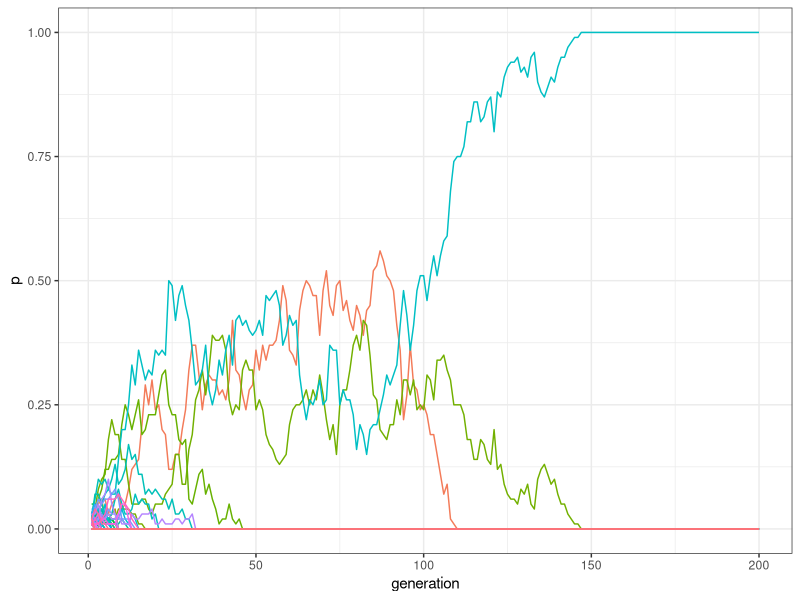
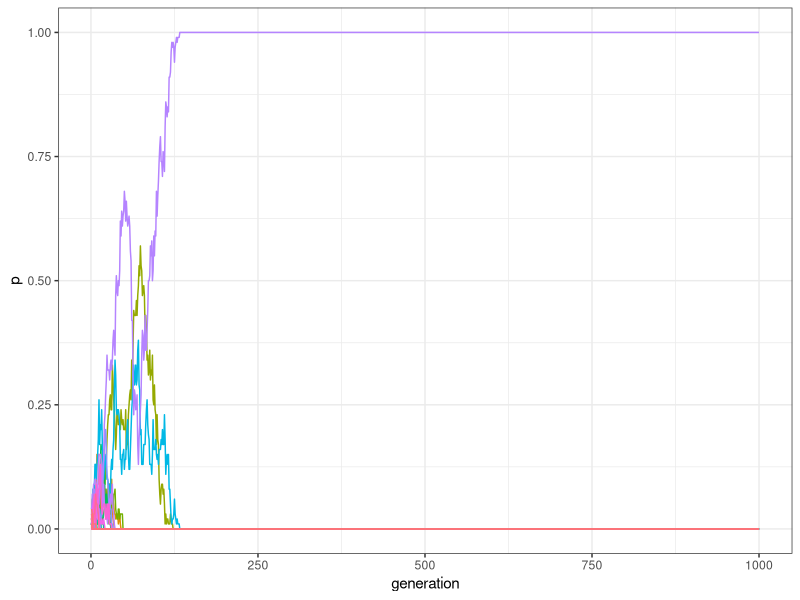
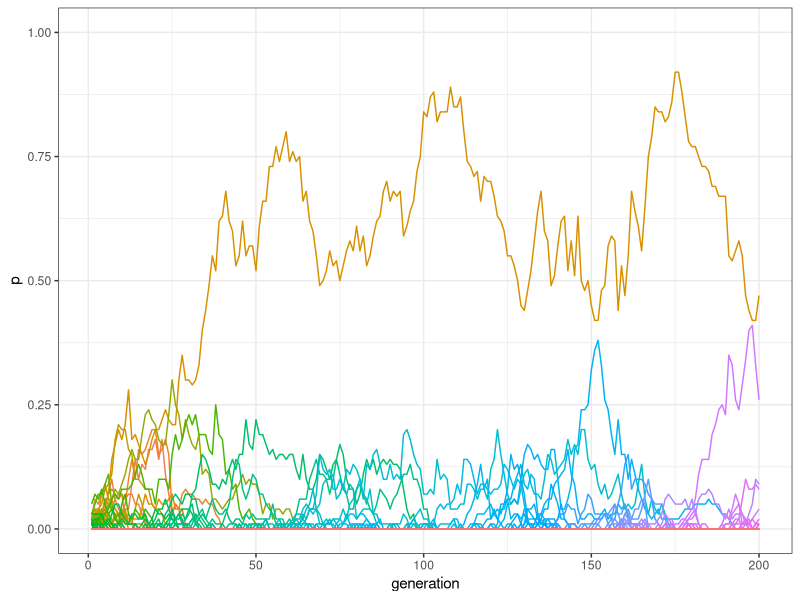
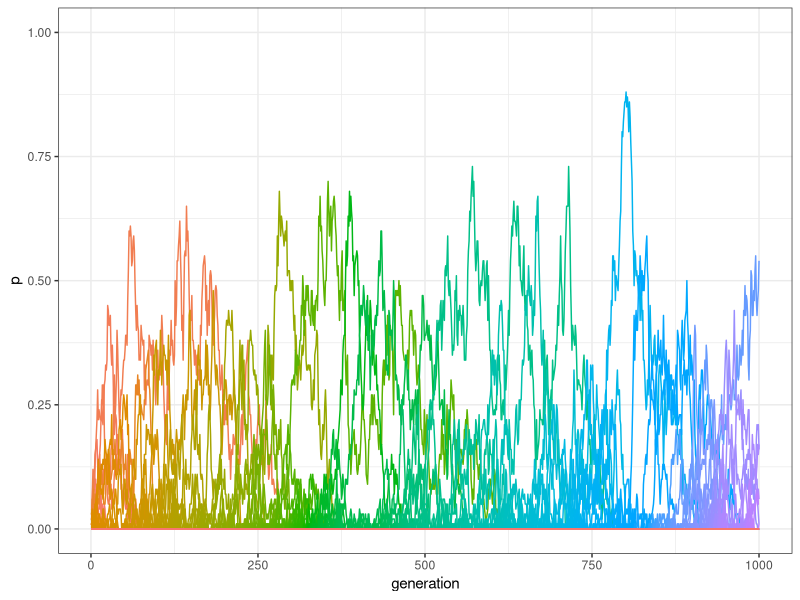
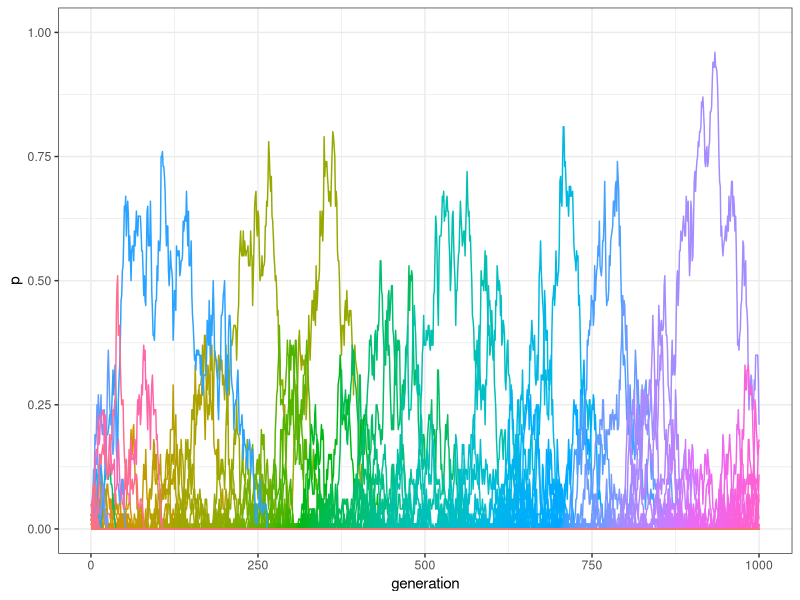
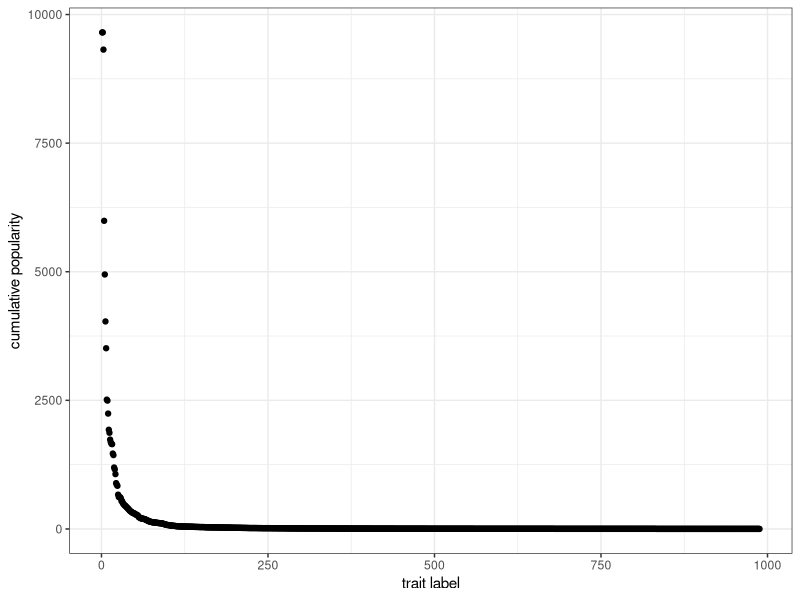
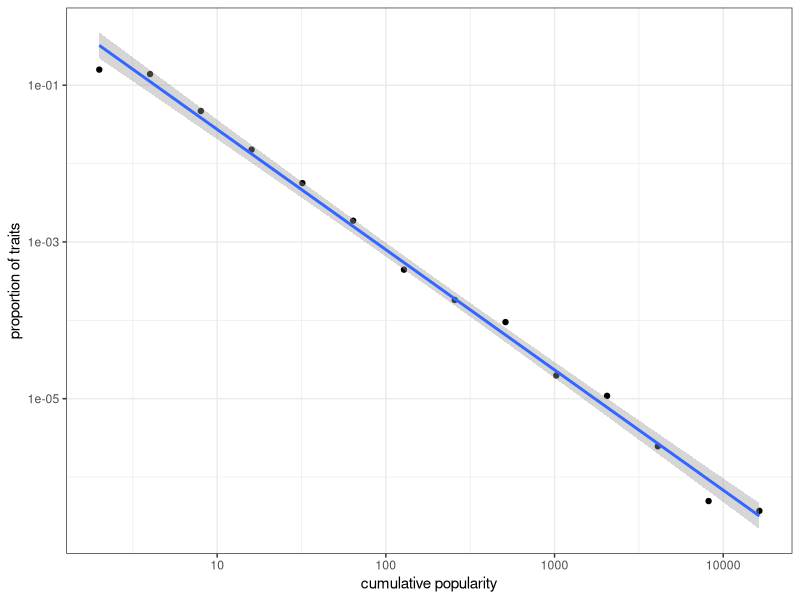

Generate these figures, in order, with R:
## ---- chunk 1
library(tidyverse)
N <- 100
population <- tibble(trait = sample(1:N, N, replace = TRUE))
## ---- chunk 2
population
## ---- chunk 3
multiple_traits <- function(N, t_max) {
  
  output <- tibble(trait = as.factor(rep(1:N, each = t_max)), generation = rep(1:t_max, N), p = as.numeric(rep(NA, t_max * N)))

  population <- tibble(trait = sample(1:N, N, replace = TRUE))  # create first generation
  
  output[output$generation == 1, ]$p <- tabulate(population$trait, nbins = N) / N  # add first generation's p for all traits

  for (t in 2:t_max) {
    previous_population <- population # copy individuals to previous_population tibble

    population <- tibble(trait = sample(previous_population$trait, N, replace = TRUE)) # randomly copy from previous generation

    output[output$generation == t, ]$p <- tabulate(population$trait, nbins = N) / N  # get p for all traits and put it into output slot for this generation t
  }
  output # export data from function
}
## ---- chunk 4
plot_multiple_traits <- function(data_model) {
  ggplot(data = data_model, aes(y = p, x = generation)) +
    geom_line(aes(colour = trait)) +
    ylim(c(0, 1)) +
    theme_bw() +
    theme(legend.position = "none")
}
## ---- chunk 5
data_model <- multiple_traits(N = 100, t_max = 200)
plot_multiple_traits(data_model)
## ---- chunk 6
data_model <- multiple_traits(N = 100, t_max = 1000)
plot_multiple_traits(data_model)
## ---- chunk 7
mu <- 0.01

last_trait <- max(population) # record the last trait introduced in the population

previous_population <- population # copy the population tibble to previous_population tibble

population <- tibble(trait = sample(previous_population$trait, N, replace = TRUE))  # randomly copy from previous generation

innovators <- sample(c(TRUE, FALSE), N, prob = c(mu, 1 - mu), replace = TRUE) # identify the innovators

if( sum(innovators) > 0){ # if there are innovators
  population[innovators,]$trait <- (last_trait + 1):(last_trait + sum(innovators)) # replace innovators' traits with new traits
}
## ---- chunk 8
multiple_traits_2 <- function(N, t_max, mu) {
  max_traits <- N + N * mu * t_max

  output <- tibble(trait = as.factor(rep(1:max_traits, each = t_max)), generation = rep(1:t_max, max_traits), p = as.numeric(rep(NA, t_max * max_traits)))

  population <- tibble(trait = sample(1:N, N, replace = TRUE))  # create first generation
  
  output[output$generation == 1, ]$p <- tabulate(population$trait, nbins = max_traits) / N  # add first generation's p for all traits

  for (t in 2:t_max) {
    last_trait <- max(population) # record what is the last trait introduced in the population

    previous_population <- population # copy individuals to previous_population tibble

    population <- tibble(trait = sample(previous_population$trait, N, replace = TRUE))  # randomly copy from previous generation

    innovators <- sample(c(TRUE, FALSE), N, prob = c(mu, 1 - mu), replace = TRUE) # select the innovators
    if ((last_trait + sum(innovators)) < max_traits) {  
      if( sum(innovators) > 0){
        population[innovators,]$trait <- (last_trait + 1):(last_trait + sum(innovators)) # replace innovators' traits with new traits
      }
    }
    output[output$generation == t, ]$p <- tabulate(population$trait, nbins = max_traits) / N # get p for all traits and put it into output slot for this generation t
  }
  output # export data
}
## ---- chunk 9
data_model <- multiple_traits_2(N = 100, t_max = 200, mu = 0.01)
plot_multiple_traits(data_model)
## ---- chunk 10
sum(filter(data_model, generation==200)$p > 0)
## ---- chunk 11
data_model <- multiple_traits_2(N = 100, t_max = 1000, mu = 0.01)
plot_multiple_traits(data_model)
## ---- chunk 12
sum(filter(data_model, generation==1000)$p > 0)
## ---- chunk 13
start_time <- Sys.time()
data_model <- multiple_traits_2(N = 100, t_max = 1000, mu = 0.01)
end_time <- Sys.time()
end_time - start_time
## ---- chunk 14
multiple_traits_matrix <- function(N, t_max, mu) {
  
  max_traits <- N + N * mu * t_max
  
  output <- matrix(data = NA, nrow = t_max, ncol = max_traits)
  
  # create first generation
  population <- sample(1:N, N, replace = TRUE)
  output[1, ] <- tabulate(population, nbins = N) / N
  
  # add first generation's p for all traits
  for (t in 2:t_max) {
    last_trait <- max(population) # record what is the last trait introduced in the population
  
    previous_population <- population # copy individuals to previous_population tibble
    
    population <- sample(previous_population, N, replace = TRUE)
    # randomly copy from previous generation
    
    innovators <- sample(c(TRUE, FALSE), N, prob = c(mu, 1 - mu), replace = TRUE) # select the innovators
    if ((last_trait + sum(innovators)) < max_traits) {
      population[innovators] <- (last_trait + 1):(last_trait + sum(innovators)) # replace innovators' traits with new traits
    }
    
    output[t, ] <- tabulate(population, nbins = max_traits) / N # get p for all traits and put it into output slot for this generation t
  }
  output # export data
}
## ---- chunk 15
plot_multiple_traits_matrix <- function(data_model) {
  generation <- rep(1:dim(data_model)[1], dim(data_model)[2])
  
  data_to_plot <- as_tibble(data_model) %>%
    gather( key = "trait", value = "p") %>%
    add_column(generation)
  
  ggplot(data = data_to_plot, aes(y = p, x = generation)) +
    geom_line(aes(colour = trait)) +
    ylim(c(0, 1)) +
    theme_bw() +
    theme(legend.position = "none")
}
## ---- chunk 16
start_time <- Sys.time()
data_model <- multiple_traits_matrix(N = 100, t_max = 1000, mu = 0.01)
end_time <- Sys.time()
plot_multiple_traits_matrix(data_model)
end_time - start_time
## ---- chunk 17
cumulative <- colSums(data_model) * N 
cumulative <- cumulative[cumulative > 0]
## ---- chunk 18
data_to_plot <- tibble(cumulative = sort(cumulative, decreasing = TRUE))

ggplot(data = data_to_plot, aes(x = seq_along(cumulative), y = cumulative)) +
  geom_point() +
  theme_bw() +
  labs(x = "trait label", y = "cumulative popularity")
## ---- chunk 19
bin <- rep(NA, 50)
x <- rep(NA, 50)
for( i in 1:50 ){
  bin[i] <- sum( cumulative >= 2^(i-1) & cumulative < 2^i)
  bin[i] <- ( bin[i] / length( cumulative ) ) / 2^(i-1);
  x[i] <- 2^i
}
## ---- chunk 20
data_to_plot <- tibble(bin = bin, x = x) 
data_to_plot <- filter(data_to_plot, bin > 0)

ggplot(data = data_to_plot, aes(x = x, y = bin)) +
  geom_point() +
  labs(x = "cumulative popularity", y = "proportion of traits") +
  scale_x_log10() +
  scale_y_log10() +
  stat_smooth(method = "lm") +
  theme_bw()
